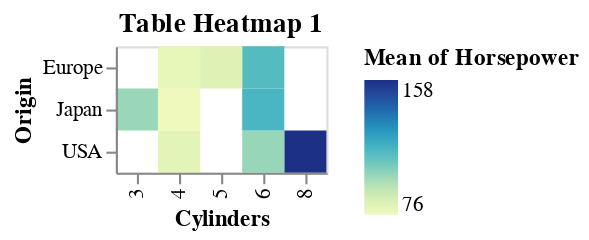

Source (notebook cell):
### Markdown cell above
## Table Heatmap 1

### Code cell
@vlplot(
  data = cars,
  mark = :rect,
  x = "Cylinders:n",
  y = "Origin:n",
  color = "mean(Horsepower)",
  title = "Table Heatmap 1"

)

### Figure 1 — Vega-Lite specification as saved in the notebook (floating-point values rounded to 4 significant figures; data arrays with more than 128 entries replaced by an {"elided": "..."} marker saying what was removed)
{"data": {"values": {"elided": "406 records"}}, "mark": "rect", "title": "Table Heatmap 1", "encoding": {"x": {"field": "Cylinders", "type": "nominal"}, "y": {"field": "Origin", "type": "nominal"}, "color": {"aggregate": "mean", "field": "Horsepower", "type": "quantitative"}}}
